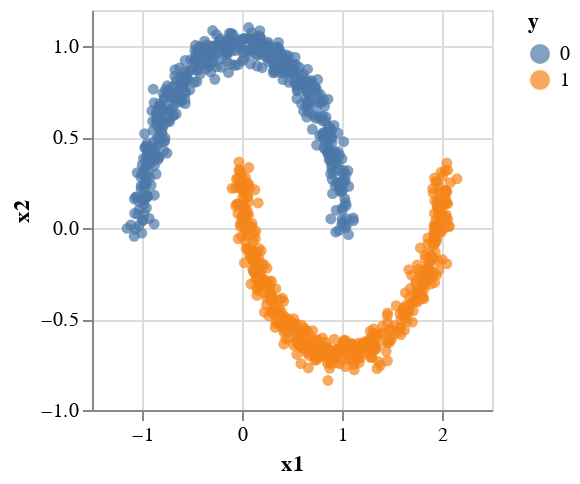

Notebook code for this chart:
### Markdown cell above
## Luas

### Code cell
#gera os pontos e classes
X, y = make_moons(1000; noise=0.05)
dfMoons = DataFrame(X)
dfMoons.y = y

#cria matrizes para os pontos e classes
X_ = Matrix(dfMoons)[:, 1:2]
y_ = Matrix(dfMoons)[:, 3]

#plota os pontos e suas respectivas classes
dfMoons |> @vlplot(:circle, x=:x1, y=:x2, color = :"y:n")

### Figure 1 — Vega specification as saved in the notebook (floating-point values rounded to 4 significant figures; data arrays with more than 128 entries replaced by an {"elided": "..."} marker saying what was removed)
{"$schema": "https://vega.github.io/schema/vega/v5.json", "axes": [{"aria": false, "domain": false, "grid": true, "gridScale": "y", "labels": false, "maxExtent": 0, "minExtent": 0, "orient": "bottom", "scale": "x", "tickCount": {"signal": "ceil(width/40)"}, "ticks": false, "zindex": 0}, {"aria": false, "domain": false, "grid": true, "gridScale": "x", "labels": false, "maxExtent": 0, "minExtent": 0, "orient": "left", "scale": "y", "tickCount": {"signal": "ceil(height/40)"}, "ticks": false, "zindex": 0}, {"grid": false, "labelFlush": true, "labelOverlap": true, "orient": "bottom", "scale": "x", "tickCount": {"signal": "ceil(width/40)"}, "title": "x1", "zindex": 0}, {"grid": false, "labelOverlap": true, "orient": "left", "scale": "y", "tickCount": {"signal": "ceil(height/40)"}, "title": "x2", "zindex": 0}], "background": "white", "data": [{"name": "source_0", "values": {"elided": "1000 records"}}, {"name": "data_0", "source": "source_0", "transform": [{"expr": "isValid(datum[\"x1\"]) && isFinite(+datum[\"x1\"]) && isValid(datum[\"x2\"]) && isFinite(+datum[\"x2\"])", "type": "filter"}]}], "height": 200, "legends": [{"encode": {"symbols": {"update": {"opacity": {"value": 0.7}}}}, "fill": "color", "symbolType": "circle", "title": "y"}], "marks": [{"encode": {"update": {"ariaRoleDescription": {"value": "circle"}, "description": {"signal": "\"x1: \" + (format(datum[\"x1\"], \"\")) + \"; x2: \" + (format(datum[\"x2\"], \"\")) + \"; y: \" + (isValid(datum[\"y\"]) ? datum[\"y\"] : \"\"+datum[\"y\"])"}, "fill": {"field": "y", "scale": "color"}, "opacity": {"value": 0.7}, "shape": {"value": "circle"}, "x": {"field": "x1", "scale": "x"}, "y": {"field": "x2", "scale": "y"}}}, "from": {"data": "data_0"}, "name": "marks", "style": ["circle"], "type": "symbol"}], "padding": 5, "scales": [{"domain": {"data": "data_0", "field": "x1"}, "name": "x", "nice": true, "range": [0, {"signal": "width"}], "type": "linear", "zero": true}, {"domain": {"data": "data_0", "field": "x2"}, "name": "y", "nice": true, "range": [{"signal": "height"}, 0], "type": "linear", "zero": true}, {"domain": {"data": "data_0", "field": "y", "sort": true}, "name": "color", "range": "category", "type": "ordinal"}], "style": "cell", "width": 200}
